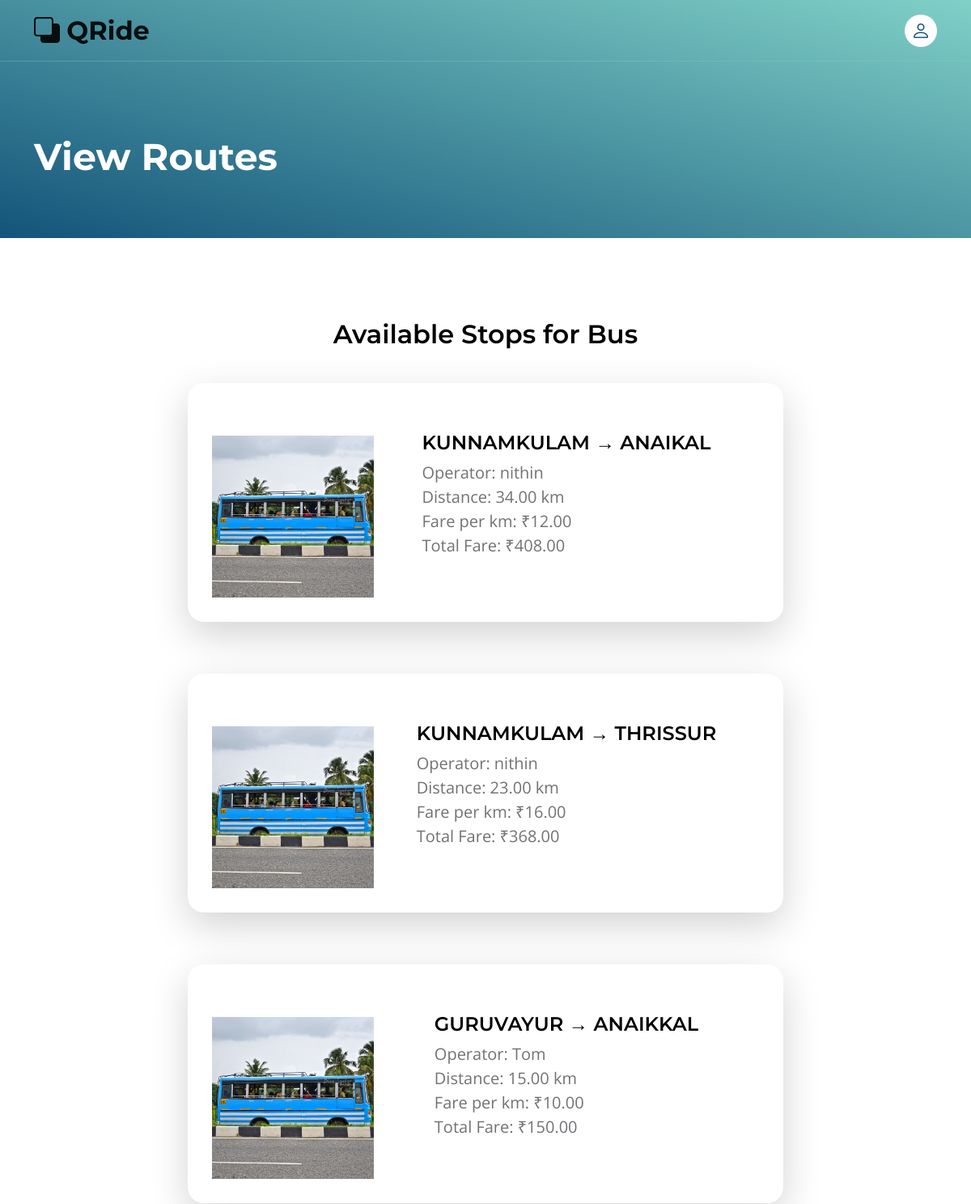
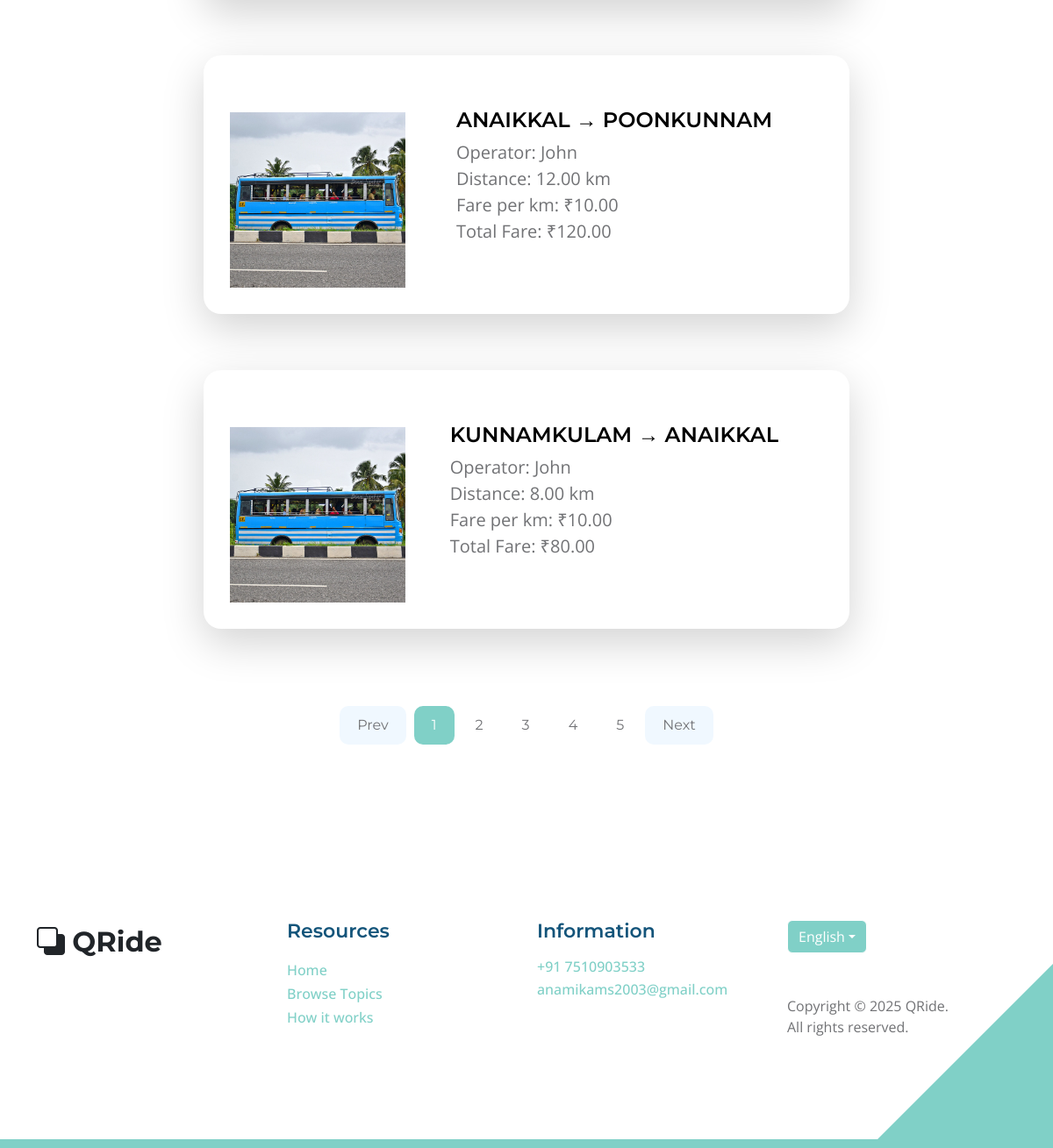
The page /view_routes/ on the database its author committed (2 pictures, top to bottom).
### core/models.py (models this page shows, shortened)
class route(models.Model):
    bus = models.ForeignKey('Bus', on_delete=models.CASCADE, related_name='routes')
    operator = models.CharField(max_length=100)
    bus_number = models.CharField(max_length=20)
    start_stop = models.CharField(max_length=100)
    end_stop = models.CharField(max_length=100)
    distance = models.DecimalField(max_digits=6, decimal_places=2)
    fare = models.DecimalField(max_digits=6, decimal_places=2, default=Decimal('1.00'))
    total = models.DecimalField(max_digits=8, decimal_places=2, blank=True, null=True)
    created_at = models.DateTimeField(auto_now_add=True)

### core/views.py (the view)
# urls.py: path('view_routes/', views.view_routes, name='view_routes'),
def view_routes(request):
    routes = route.objects.all().order_by('-created_at')
    return render(request, 'view_routes.html', {'routes': routes})

### templates/view_routes.html (shortened to what this page needs)
{% load static %}
<!doctype html>
<html lang="en">
    <head>
        <link href="{% static 'css/bootstrap.min.css' %}" rel="stylesheet">
        <link href="{% static 'css/bootstrap-icons.css' %}" rel="stylesheet">
        <link href="{% static 'css/templatemo-topic-listing.css' %}" rel="stylesheet">
    </head>
    <body class="topics-listing-page" id="top">
        <main>
            <nav class="navbar navbar-expand-lg">
                <div class="container">
                    <a class="navbar-brand" href="/index">
                        <i class="bi-back"></i>
                        <span>QRide</span>
                    </a>
                    <div class="collapse navbar-collapse" id="navbarNav">
                        <div class="d-none d-lg-block">
                            <a href="/bus_home" class="navbar-icon bi-person smoothscroll"></a>
                        </div>
                    </div>
                </div>
            </nav>
            <header class="site-header d-flex flex-column justify-content-center align-items-center">
                <div class="container">
                    <div class="row align-items-center">
                        <div class="col-lg-5 col-12">
                            <h2 class="text-white">View Routes</h2>
                        </div>
                    </div>
                </div>
            </header>
            <section class="section-padding">
                <div class="container">
                    <div class="row">
                        <div class="col-lg-12 col-12 text-center">
                            <h3 class="mb-4" >Available Stops for Bus {{ route.bus_number }}</h3>
                        </div>
                            {% for route in routes %}
                            <div class="col-lg-8 col-12 mt-3 mx-auto">
                                <div class="custom-block custom-block-topics-listing bg-white shadow-lg mb-5">
                                    <div class="d-flex">
                                        <img src="{% static 'images/bus5.jpg' %}" class="custom-block-image img-fluid" alt="QR Code for {{ bus.bus_number }}">
                                        <div class="custom-block-topics-listing-info d-flex mx-auto" >
                                            <div>
                                                <h5 class="mb-2" style="text-transform: uppercase;">{{ route.start_stop }} → {{ route.end_stop }}</h5>
                                                <p class="mb-0">
                                                    Operator: {{ route.operator }} <br>
                                                    Distance: {{ route.distance }} km <br>
                                                    Fare per km: ₹{{ route.fare }} <br>
                                                    Total Fare: ₹{{ route.total }}
                                                </p>
                                            </div>
                                        </div>
                                    </div>
                                </div>
                            </div>
                            {% empty %}
                            <p class="text-center">No routes available for this bus.</p><br><Br><br><br><Br><br><br><Br><br><br><br>
                            {% endfor %}
                        <div class="col-lg-12 col-12">
                            <nav aria-label="Page navigation example">
                                <ul class="pagination justify-content-center mb-0">
                                    <li class="page-item">
                                        <a class="page-link" href="#" aria-label="Previous">
                                            <span aria-hidden="true">Prev</span>
                                        </a>
                                    </li>
                                    <li class="page-item active" aria-current="page">
                                        <a class="page-link" href="#">1</a>
                                    </li>
                                    <li class="page-item">
                                        <a class="page-link" href="#">2</a>
                                    </li>
                                    <li class="page-item">
                                        <a class="page-link" href="#">3</a>
                                    </li>
                                    <li class="page-item">
                                        <a class="page-link" href="#">4</a>
                                    </li>
                                    <li class="page-item">
                                        <a class="page-link" href="#">5</a>
                                    </li>
                                    <li class="page-item">
                                        <a class="page-link" href="#" aria-label="Next">
                                            <span aria-hidden="true">Next</span>
                                        </a>
                                    </li>
                                </ul>
                            </nav>
                        </div>
                    </div>
                </div>
            </section>
        </main>
		<footer class="site-footer section-padding">
            <div class="container">
                <div class="row">
                    <div class="col-lg-3 col-12 mb-4 pb-2">
                        <a class="navbar-brand mb-2" href="/index">
                            <i class="bi-back"></i>
                            <span>QRide</span>
                        </a>
                    </div>
                    <div class="col-lg-3 col-md-4 col-6">
                        <h6 class="site-footer-title mb-3">Resources</h6>
                        <ul class="site-footer-links">
                            <li class="site-footer-link-item">
                                <a href="#section_1" class="site-footer-link">Home</a>
                            </li>
                             <li class="site-footer-link-item">
                                <a href="#section_2" class="site-footer-link">Browse Topics</a>
                            </li>
                            <li class="site-footer-link-item">
                                <a href="#section_3" class="site-footer-link">How it works</a>
                            </li>
                        </ul>
                    </div>
                    <div class="col-lg-3 col-md-4 col-6 mb-4 mb-lg-0">
                        <h6 class="site-footer-title mb-3">Information</h6>
                        <p class="text-white d-flex mb-1">
                            <a href="tel: 305-240-9671" class="site-footer-link">
                                +91 7510903533
                            </a>
                        </p>
                        <p class="text-white d-flex">
                            <a href="mailto:anamikams2003@gmail.com" class="site-footer-link">
                                anamikams2003@gmail.com
                            </a>
                        </p>
                    </div>
                    <div class="col-lg-3 col-md-4 col-12 mt-4 mt-lg-0 ms-auto">
                        <div class="dropdown">
                            <button class="btn btn-secondary dropdown-toggle" type="button" data-bs-toggle="dropdown" aria-expanded="false">
                            English</button>
                        </div>
                        <p class="copyright-text mt-lg-5 mt-4">Copyright © 2025 QRide.<br> All rights reserved.
                    </div>
                </div>
            </div>
        </footer>
    </body>
</html>

### static/css/templatemo-topic-listing.css (style rules this page uses)
:root { --white-color: #ffffff; --primary-color: #13547a; --secondary-color: #80d0c7; --section-bg-color: #f0f8ff; --custom-btn-bg-color: #80d0c7; --custom-btn-bg-hover-color: #13547a; --dark-color: #000000; --p-color: #717275; --border-color: #7fffd4; --link-hover-color: #13547a; --body-font-family: 'Open Sans', sans-serif; --title-font-family: 'Montserrat', sans-serif; --h1-font-size: 58px; --h2-font-size: 46px; --h3-font-size: 32px; --h4-font-size: 28px; --h5-font-size: 24px; --h6-font-size: 22px; --p-font-size: 20px; --menu-font-size: 14px; --btn-font-size: 18px; --copyright-font-size: 16px; --border-radius-large: 100px; --border-radius-medium: 20px; --border-radius-small: 10px; --font-weight-normal: 400; --font-weight-medium: 500; --font-weight-semibold: 600; --font-weight-bold: 700; }
body { background-color: var(--white-color); font-family: var(--body-font-family); }
h2, h3, h4, h5, h6 { color: var(--dark-color); }
h1, h2, h3, h4, h5, h6 { font-family: var(--title-font-family); font-weight: var(--font-weight-semibold); }
h2 { font-size: var(--h2-font-size); font-weight: var(--font-weight-bold); }
h3 { font-size: var(--h3-font-size); }
h5 { font-size: var(--h5-font-size); }
h6 { color: var(--primary-color); font-size: var(--h6-font-size); }
p { color: var(--p-color); font-size: var(--p-font-size); font-weight: var(--font-weight-normal); }
ul li { color: var(--p-color); font-size: var(--p-font-size); font-weight: var(--font-weight-normal); }
a, button { touch-action: manipulation; transition: all 0.3s; }
a { display: inline-block; color: var(--primary-color); text-decoration: none; }
.section-padding { padding-top: 100px; padding-bottom: 100px; }
.site-header { background-image: linear-gradient(15deg, #13547a 0%, #80d0c7 100%); padding-top: 150px; padding-bottom: 80px; }
.site-header .container { height: 100%; }
.navbar { background: transparent; border-bottom: 1px solid rgba(128, 208, 199, 0.35); z-index: 9; }
.navbar-brand, .navbar-brand:hover { font-size: var(--h3-font-size); font-weight: var(--font-weight-bold); display: block; }
.navbar-brand span { font-family: var(--title-font-family); }
.navbar-icon { background: var(--white-color); border-radius: var(--border-radius-large); display: inline-block; font-size: var(--h5-font-size); width: 40px; height: 40px; line-height: 40px; text-align: center; transition: all 0.3s ease; }
.custom-block { border-radius: var(--border-radius-medium); position: relative; overflow: hidden; padding: 30px; transition: all 0.3s ease; height: 100%; }
.custom-block-image { display: block; width: 100%; height: 200px; object-fit: cover; margin-top: 35px; }
.topics-listing-page .site-header { padding-bottom: 65px; }
.custom-block-topics-listing-info { margin: 30px 20px 20px 30px; }
.custom-block-topics-listing { height: inherit; }
.custom-block-topics-listing .custom-block-image { width: 200px; }
.pagination { margin-top: 40px; }
.page-link { border: 0; border-radius: var(--border-radius-small); color: var(--p-color); font-family: var(--title-font-family); margin: 0 5px; padding: 10px 20px; }
.page-item:first-child .page-link { margin-right: 10px; }
.page-item:first-child .page-link, .page-item:last-child .page-link { background-color: var(--section-bg-color); border-radius: var(--border-radius-small); }
.active>.page-link, .page-link.active { background-color: var(--secondary-color); border-color: var(--secondary-color); }
.site-footer { border-bottom: 10px solid var(--secondary-color); position: relative; }
.site-footer::after { content: ""; position: absolute; bottom: 0; right: 0; width: 0; height: 0; border-style: solid; border-width: 0 0 200px 200px; border-color: transparent transparent var(--secondary-color) transparent; pointer-events: none; }
.site-footer-title { color: var(--primary-color); }
.site-footer .dropdown-toggle { background-color: var(--secondary-color); border-color: var(--white-color); }
.site-footer-links { padding-left: 0; }
.site-footer-link-item { display: block; list-style: none; line-height: normal; }
.site-footer-link { color: var(--secondary-color); font-size: var(--copyright-font-size); font-weight: var(--font-weight-medium); line-height: normal; }
.copyright-text { font-size: var(--copyright-font-size); }

### rows shown on the page
route: start_stop "KUNNAMKULAM", end_stop "ANAIKAL", operator "nithin", distance "34.00", fare "12.00", total "408.00"
route: start_stop "KUNNAMKULAM", end_stop "THRISSUR", operator "nithin", distance "23.00", fare "16.00", total "368.00"
route: start_stop "GURUVAYUR", end_stop "ANAIKKAL", operator "Tom", distance "15.00", fare "10.00", total "150.00"
route: start_stop "ANAIKKAL", end_stop "POONKUNNAM", operator "John", distance "12.00", fare "10.00", total "120.00"
route: start_stop "KUNNAMKULAM", end_stop "ANAIKKAL", operator "John", distance "8.00", fare "10.00", total "80.00"
